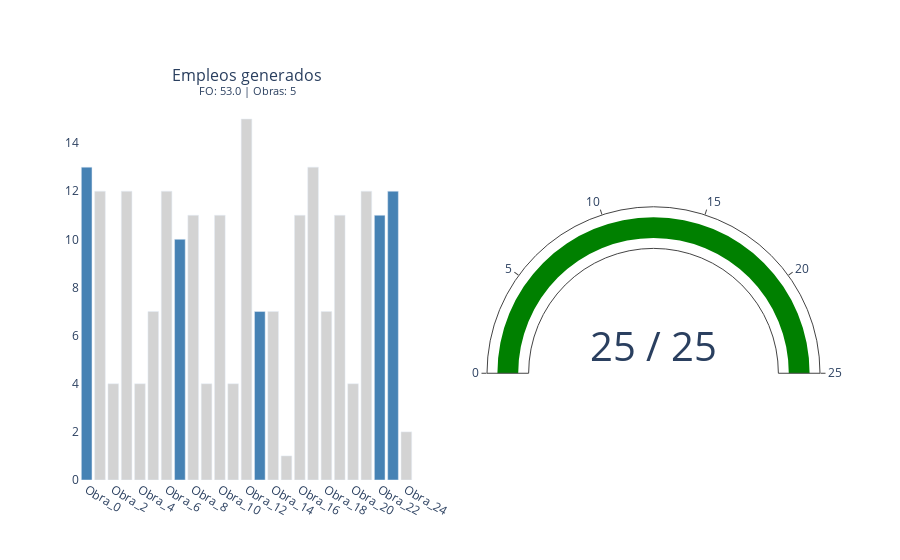

The notebook cell saved with this chart:
### Code cell
# ----- DESDE ACÁ EN ADELANTE, NO TOQUE EL CÓDIGO DE ESTÁ CELDA.

# . Correr
start = time.perf_counter()
obj_rand, obras_selec_rand, presupuesto_usado_rand = random_knapsack(O, c, e, p)
end = time.perf_counter()

# . Reportar
print("Objetos seleccionados:")
for idx in obras_selec_rand:
    w, v = c[idx], e[idx]
    print(f"  • Obj {idx:>2}: peso={w}, valor={v}")

print(f"FO (valor total):    {obj_rand}")
print(f"Presupuesto usado:   {presupuesto_usado_rand}/{p}")

report(obras, obras_selec_rand, obj_rand, presupuesto_usado_rand, p)      #   ▸ Reportar

# . Almacenar resultados
resultados.append({
    "Método"             : f"Random",
    "Empleos generados"  : obj_rand,
    "Obras seleccionadas": len(obras_selec_rand),
    "Presupuesto usado"  : presupuesto_usado_rand,
    "Tiempo (s)"         : end - start
})

### Figure 1 — Plotly figure (JSON) as saved in the notebook; plotly's stock layout.template omitted (floating-point values rounded to 4 significant figures)
{"data": [{"customdata": [7.0, 2.0, 7.0, 7.0, 7.0, 9.0, 4.0, 8.0, 1.0, 9.0, 8.0, 5.0, 8.0, 7.0, 8.0, 8.0, 7.0, 10.0, 2.0, 7.0], "hovertemplate": "<b>%{x}</b><br>Empleos: %{y}<br>Costo: %{customdata} millones", "marker": {"color": "lightgray"}, "type": "bar", "x": ["Obra_1", "Obra_2", "Obra_3", "Obra_4", "Obra_5", "Obra_6", "Obra_8", "Obra_9", "Obra_10", "Obra_11", "Obra_12", "Obra_14", "Obra_15", "Obra_16", "Obra_17", "Obra_18", "Obra_19", "Obra_20", "Obra_21", "Obra_24"], "xaxis": "x", "y": [12.0, 4.0, 12.0, 4.0, 7.0, 12.0, 11.0, 4.0, 11.0, 4.0, 15.0, 7.0, 1.0, 11.0, 13.0, 7.0, 11.0, 4.0, 12.0, 2.0], "yaxis": "y"}, {"customdata": [8.0, 7.0, 3.0, 6.0, 1.0], "hovertemplate": "<b>%{x}</b><br>Empleos: %{y}<br>Costo: %{customdata} millones", "marker": {"color": "steelblue"}, "type": "bar", "x": ["Obra_0", "Obra_7", "Obra_13", "Obra_22", "Obra_23"], "xaxis": "x", "y": [13.0, 10.0, 7.0, 11.0, 12.0], "yaxis": "y"}, {"domain": {"x": [0.55, 1], "y": [0, 1]}, "gauge": {"axis": {"range": [0, 25]}}, "mode": "gauge+number", "number": {"font": {"size": 40}, "suffix": " / 25"}, "type": "indicator", "value": 25}], "layout": {"annotations": [{"font": {"size": 16}, "showarrow": false, "text": "Empleos generados<br><sup>FO: 53.0 | Obras: 5</sup>", "x": 0.225, "xanchor": "center", "xref": "paper", "y": 1, "yanchor": "bottom", "yref": "paper"}], "barmode": "overlay", "paper_bgcolor": "white", "plot_bgcolor": "white", "showlegend": false, "xaxis": {"anchor": "y", "categoryarray": ["Obra_0", "Obra_1", "Obra_2", "Obra_3", "Obra_4", "Obra_5", "Obra_6", "Obra_7", "Obra_8", "Obra_9", "Obra_10", "Obra_11", "Obra_12", "Obra_13", "Obra_14", "Obra_15", "Obra_16", "Obra_17", "Obra_18", "Obra_19", "Obra_20", "Obra_21", "Obra_22", "Obra_23", "Obra_24"], "categoryorder": "array", "domain": [0, 0.45], "showgrid": false}, "yaxis": {"anchor": "x", "domain": [0, 1], "showgrid": false}}}
